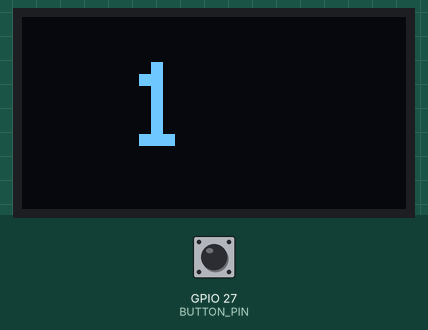
Recording of a sketch running on a simulated ESP32. Parts: 128×64 one-colour display. The test bench sets the inputs (shaded band); at power-on: GPIO 27 (BUTTON_PIN) HIGH.

Above: at 1.2 s.
1.3 s: GPIO 27 (BUTTON_PIN) pulled LOW for 0.15 s
At 2.5 s:
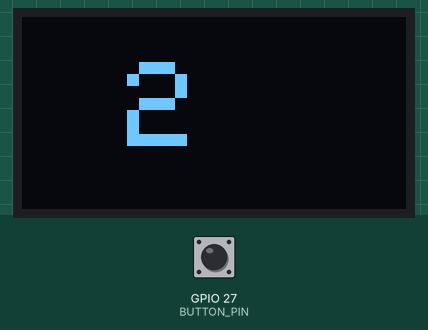
2.9 s: GPIO 27 (BUTTON_PIN) pulled LOW for 1 s
At 3.9 s:
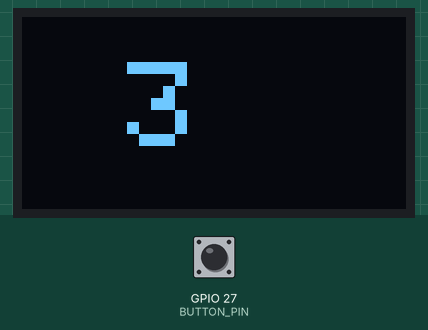
Timing chart, 0 to 5.9 s (numbered marks = the images above; inputs shaded):
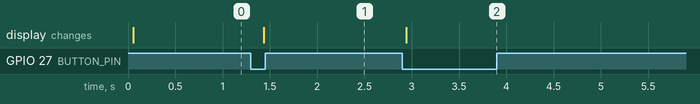

Measured:
- after the input at 1.3 s, the display: changes after 0.14 s (image 1)
- after the input at 2.9 s, the display: changes at once (image 2)

The sketch:

Lab07.ino
```cpp
#include <Arduino.h>
#include <Wire.h>
#include <Adafruit_GFX.h>
#include <Adafruit_SSD1306.h>
#include <freertos/FreeRTOS.h>
#include <freertos/task.h>

// --- Pin Definitions ---
const int BUTTON_PIN = 27;  // GPIO pin for the button
const int I2C_SDA = 21;     // I2C SDA pin
const int I2C_SCL = 22;     // I2C SCL pin

// --- OLED Display Parameters ---
#define SCREEN_WIDTH 128    // OLED display width, in pixels
#define SCREEN_HEIGHT 64    // OLED display height, in pixels
#define OLED_RESET -1       // Reset pin # (or -1 if sharing Arduino reset)
#define SCREEN_ADDRESS 0x3C ///< I2C address for the OLED

// --- Global Variables ---
Adafruit_SSD1306 display(SCREEN_WIDTH, SCREEN_HEIGHT, &Wire, OLED_RESET);
volatile uint8_t display_value = 1;

// --- Interrupt Service Routine (ISR) for the button ---
// This function must be short, fast, and not use blocking operations.
// It is called directly by the hardware when the button state changes.
void IRAM_ATTR handleButtonInterrupt() {
    // Basic debouncing by checking if the button is still pressed
    // This is not a full debounce, but it's effective for simple cases.
    unsigned long current_time = millis();
    static unsigned long last_interrupt_time = 0;
    if (current_time - last_interrupt_time > 200) { // 200ms debounce time
        display_value++;
        if (display_value > 3) {
            display_value = 1;
        }
        last_interrupt_time = current_time;
    }
}

// --- Task Function: Updates the OLED Display ---
void displayTask(void *pvParameters) {
    if (!display.begin(SSD1306_SWITCHCAPVCC, SCREEN_ADDRESS)) {
        Serial.println(F("SSD1306 allocation failed"));
        for (;;) {
            // Lock up if display fails to initialize
        }
    }

    display.clearDisplay();
    display.setTextSize(4);
    display.setTextColor(SSD1306_WHITE);

    while (true) {
        // Clear and update the display with the current value
        display.clearDisplay();
        display.setCursor(35, 15);
        display.print(display_value);
        display.display();

        // This task runs periodically to update the screen.
        vTaskDelay(pdMS_TO_TICKS(100)); // Update every 100ms
    }
}

// --- Arduino Setup Function ---
void setup() {
    Serial.begin(115200);

    // Initialize I2C communication
    Wire.begin(I2C_SDA, I2C_SCL);

    // Configure the button pin with internal pull-up resistor
    pinMode(BUTTON_PIN, INPUT_PULLUP);

    // Attach the interrupt to the button pin
    // The ISR will be triggered on a falling edge (button press)
    attachInterrupt(digitalPinToInterrupt(BUTTON_PIN), handleButtonInterrupt, FALLING);

    // Create the FreeRTOS display task
    // xTaskCreatePinnedToCore(TaskFunction, TaskName, StackSize, Parameters, Priority, TaskHandle, CoreID)
    xTaskCreatePinnedToCore(
        displayTask,         // Task function
        "Display Task",      // Name of the task
        4096,                // Stack size in words (larger for display)
        NULL,                // Task parameters
        1,                   // Task priority
        NULL,                // Task handle
        1);                  // Core to run on
}

// --- Arduino Loop Function (empty as tasks and ISR handle all logic) ---
void loop() {
    // This is an empty loop because all program logic is handled by FreeRTOS tasks and the ISR.
}
```
